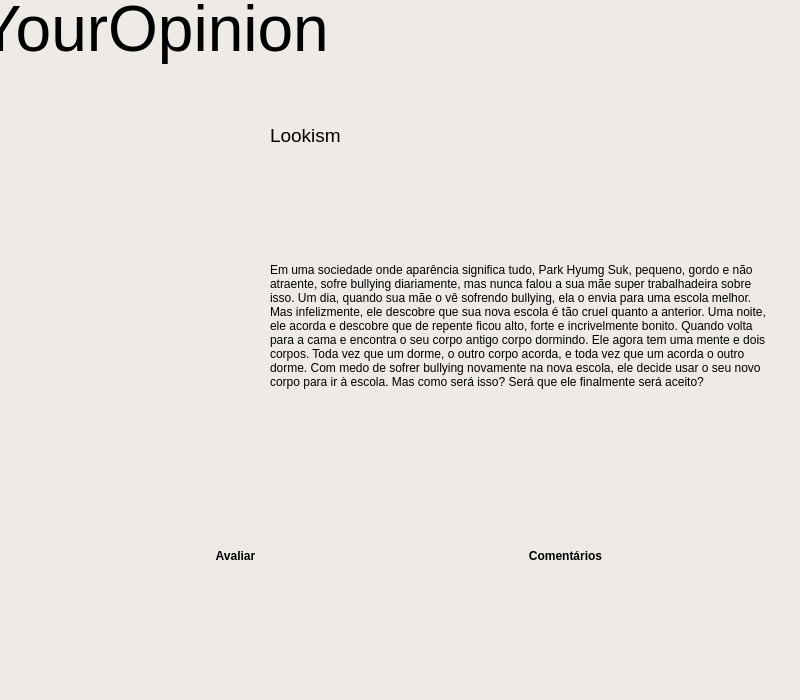
<?xml version="1.0" encoding="UTF-8"?>
<ui version="4.0">
 <class>MainWindow</class>
 <widget class="QMainWindow" name="MainWindow">
  <property name="geometry">
   <rect>
    <x>0</x>
    <y>0</y>
    <width>800</width>
    <height>700</height>
   </rect>
  </property>
  <property name="windowTitle">
   <string>MainWindow</string>
  </property>
  <property name="styleSheet">
   <string notr="true">background-color: rgb(238, 235, 231);</string>
  </property>
  <widget class="QWidget" name="centralwidget">
   <widget class="QPushButton" name="pushButton_4">
    <property name="geometry">
     <rect>
      <x>110</x>
      <y>520</y>
      <width>251</width>
      <height>71</height>
     </rect>
    </property>
    <property name="styleSheet">
     <string notr="true"> background: qlineargradient(x1: 0, y1: 0, x2: 1, y2: 0,
                                stop: 0 #BFE5E8,
                                stop: 0.5 #9CC1C4,
                                stop: 1 #C8E2E4);
border-radius: 14px;
font-family: &quot;MS Shell Dlg 2&quot;;
    font-size: 12px;
font-weight: bold;</string>
    </property>
    <property name="text">
     <string>Avaliar</string>
    </property>
   </widget>
   <widget class="QPushButton" name="pushButton_5">
    <property name="geometry">
     <rect>
      <x>440</x>
      <y>520</y>
      <width>251</width>
      <height>71</height>
     </rect>
    </property>
    <property name="styleSheet">
     <string notr="true"> background: qlineargradient(x1: 0, y1: 0, x2: 1, y2: 0,
                                stop: 0 #BFE5E8,
                                stop: 0.5 #9CC1C4,
                                stop: 1 #C8E2E4);
border-radius: 14px;
font-family: &quot;MS Shell Dlg 2&quot;;
    font-size: 12px;
font-weight: bold;</string>
    </property>
    <property name="text">
     <string>Comentários</string>
    </property>
   </widget>
   <widget class="QFrame" name="frame">
    <property name="geometry">
     <rect>
      <x>0</x>
      <y>0</y>
      <width>491</width>
      <height>91</height>
     </rect>
    </property>
    <property name="styleSheet">
     <string notr="true">background-color: transparent;

</string>
    </property>
    <property name="frameShape">
     <enum>QFrame::StyledPanel</enum>
    </property>
    <property name="frameShadow">
     <enum>QFrame::Raised</enum>
    </property>
    <widget class="QLabel" name="label">
     <property name="geometry">
      <rect>
       <x>-80</x>
       <y>-10</y>
       <width>471</width>
       <height>81</height>
      </rect>
     </property>
     <property name="whatsThis">
      <string>&lt;html&gt;&lt;head/&gt;&lt;body&gt;&lt;p align=&quot;center&quot;&gt;&lt;br/&gt;&lt;/p&gt;&lt;/body&gt;&lt;/html&gt;</string>
     </property>
     <property name="styleSheet">
      <string notr="true">font: 36pt &quot;Vladimir Script&quot;;</string>
     </property>
     <property name="text">
      <string>&lt;html&gt;&lt;head/&gt;&lt;body&gt;&lt;p align=&quot;center&quot;&gt;&lt;span style=&quot; font-size:48pt;&quot;&gt;YourOpinion&lt;/span&gt;&lt;/p&gt;&lt;/body&gt;&lt;/html&gt;

</string>
     </property>
     <property name="alignment">
      <set>Qt::AlignCenter</set>
     </property>
    </widget>
   </widget>
   <widget class="QFrame" name="frame_3">
    <property name="geometry">
     <rect>
      <x>260</x>
      <y>170</y>
      <width>521</width>
      <height>301</height>
     </rect>
    </property>
    <property name="styleSheet">
     <string notr="true">background-color: transparent;

</string>
    </property>
    <property name="frameShape">
     <enum>QFrame::StyledPanel</enum>
    </property>
    <property name="frameShadow">
     <enum>QFrame::Raised</enum>
    </property>
    <widget class="QLabel" name="label_2">
     <property name="geometry">
      <rect>
       <x>10</x>
       <y>30</y>
       <width>501</width>
       <height>251</height>
      </rect>
     </property>
     <property name="styleSheet">
      <string notr="true">font: 12pt &quot;MS Shell Dlg 2&quot;;</string>
     </property>
     <property name="text">
      <string>Em uma sociedade onde aparência significa tudo, Park Hyumg Suk, pequeno, gordo e não atraente, sofre bullying diariamente, mas nunca falou a sua mãe super trabalhadeira sobre isso. Um dia, quando sua mãe o vê sofrendo bullying, ela o envia para uma escola melhor. Mas infelizmente, ele descobre que sua nova escola é tão cruel quanto a anterior. Uma noite, ele acorda e descobre que de repente ficou alto, forte e incrivelmente bonito. Quando volta para a cama e encontra o seu corpo antigo corpo dormindo. Ele agora tem uma mente e dois corpos. Toda vez que um dorme, o outro corpo acorda, e toda vez que um acorda o outro dorme. Com medo de sofrer bullying novamente na nova escola, ele decide usar o seu novo corpo para ir à escola. Mas como será isso? Será que ele finalmente será aceito?</string>
     </property>
     <property name="scaledContents">
      <bool>false</bool>
     </property>
     <property name="wordWrap">
      <bool>true</bool>
     </property>
    </widget>
   </widget>
   <widget class="QLabel" name="label_3">
    <property name="geometry">
     <rect>
      <x>270</x>
      <y>120</y>
      <width>161</width>
      <height>31</height>
     </rect>
    </property>
    <property name="styleSheet">
     <string notr="true">background-color: transparent;

				</string>
    </property>
    <property name="text">
     <string>&lt;html&gt;&lt;head/&gt;&lt;body&gt;&lt;p&gt;&lt;span style=&quot; font-size:14pt;&quot;&gt;Lookism&lt;/span&gt;&lt;/p&gt;&lt;/body&gt;&lt;/html&gt;</string>
    </property>
    <property name="wordWrap">
     <bool>true</bool>
    </property>
   </widget>
   <widget class="QLabel" name="label_4">
    <property name="geometry">
     <rect>
      <x>350</x>
      <y>110</y>
      <width>41</width>
      <height>41</height>
     </rect>
    </property>
    <property name="styleSheet">
     <string notr="true">background-color: transparent;

</string>
    </property>
    <property name="text">
     <string/>
    </property>
    <property name="pixmap">
     <pixmap>../Downloads/login__5_-removebg-preview.png</pixmap>
    </property>
    <property name="scaledContents">
     <bool>true</bool>
    </property>
   </widget>
   <widget class="QLabel" name="label_5">
    <property name="geometry">
     <rect>
      <x>470</x>
      <y>110</y>
      <width>41</width>
      <height>41</height>
     </rect>
    </property>
    <property name="styleSheet">
     <string notr="true">background-color: transparent;

</string>
    </property>
    <property name="text">
     <string/>
    </property>
    <property name="pixmap">
     <pixmap>../Downloads/login__5_-removebg-preview.png</pixmap>
    </property>
    <property name="scaledContents">
     <bool>true</bool>
    </property>
   </widget>
   <widget class="QLabel" name="label_6">
    <property name="geometry">
     <rect>
      <x>430</x>
      <y>110</y>
      <width>41</width>
      <height>41</height>
     </rect>
    </property>
    <property name="styleSheet">
     <string notr="true">background-color: transparent;

</string>
    </property>
    <property name="text">
     <string/>
    </property>
    <property name="pixmap">
     <pixmap>../Downloads/login__5_-removebg-preview.png</pixmap>
    </property>
    <property name="scaledContents">
     <bool>true</bool>
    </property>
   </widget>
   <widget class="QLabel" name="label_7">
    <property name="geometry">
     <rect>
      <x>510</x>
      <y>110</y>
      <width>41</width>
      <height>41</height>
     </rect>
    </property>
    <property name="styleSheet">
     <string notr="true">background-color: transparent;

</string>
    </property>
    <property name="text">
     <string/>
    </property>
    <property name="pixmap">
     <pixmap>../Downloads/login__5_-removebg-preview.png</pixmap>
    </property>
    <property name="scaledContents">
     <bool>true</bool>
    </property>
   </widget>
   <widget class="QLabel" name="label_8">
    <property name="geometry">
     <rect>
      <x>390</x>
      <y>110</y>
      <width>41</width>
      <height>41</height>
     </rect>
    </property>
    <property name="styleSheet">
     <string notr="true">background-color: transparent;

</string>
    </property>
    <property name="text">
     <string/>
    </property>
    <property name="pixmap">
     <pixmap>../Downloads/login__5_-removebg-preview.png</pixmap>
    </property>
    <property name="scaledContents">
     <bool>true</bool>
    </property>
   </widget>
   <widget class="QLabel" name="label_9">
    <property name="geometry">
     <rect>
      <x>10</x>
      <y>130</y>
      <width>231</width>
      <height>341</height>
     </rect>
    </property>
    <property name="styleSheet">
     <string notr="true">background-color: transparent;

</string>
    </property>
    <property name="text">
     <string/>
    </property>
    <property name="pixmap">
     <pixmap>../Downloads/image-removebg-preview (4) (1).png</pixmap>
    </property>
    <property name="scaledContents">
     <bool>true</bool>
    </property>
   </widget>
  </widget>
  <widget class="QMenuBar" name="menubar">
   <property name="geometry">
    <rect>
     <x>0</x>
     <y>0</y>
     <width>800</width>
     <height>21</height>
    </rect>
   </property>
  </widget>
  <widget class="QStatusBar" name="statusbar"/>
 </widget>
 <resources/>
 <connections/>
</ui>
